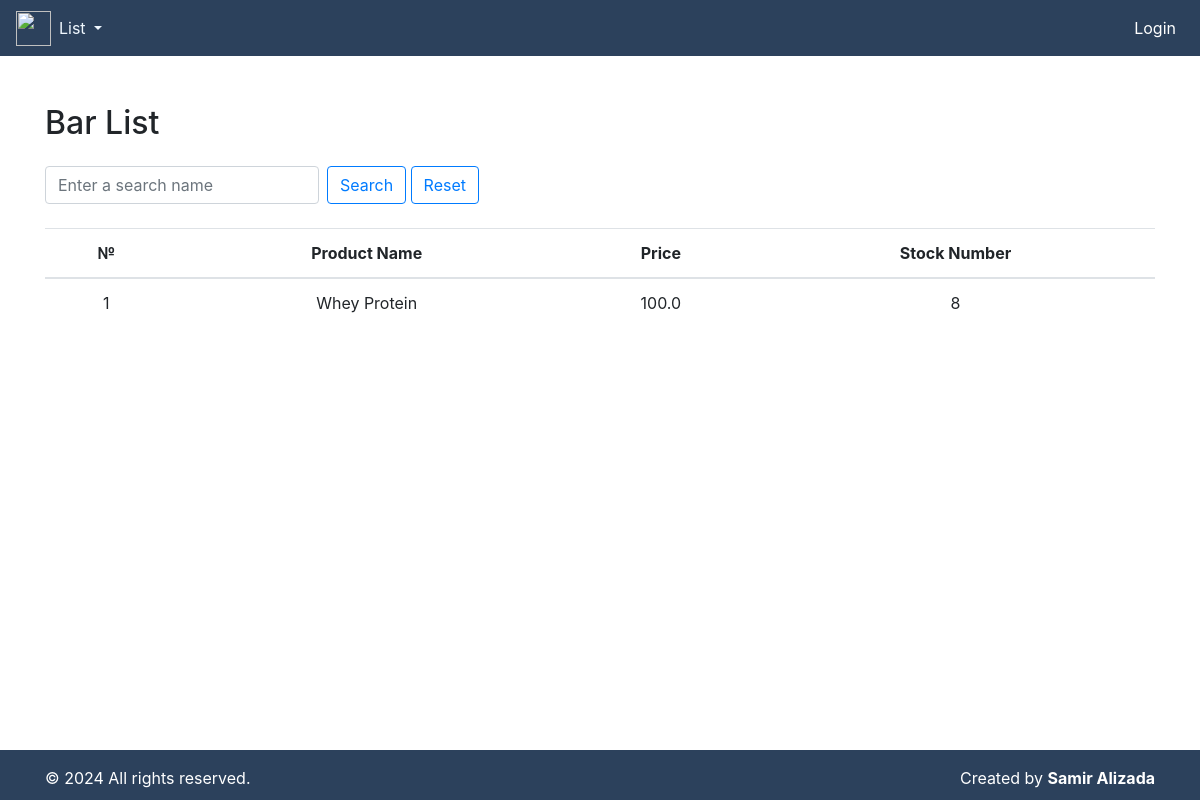
Page /bar-list/ on the earlier database version.
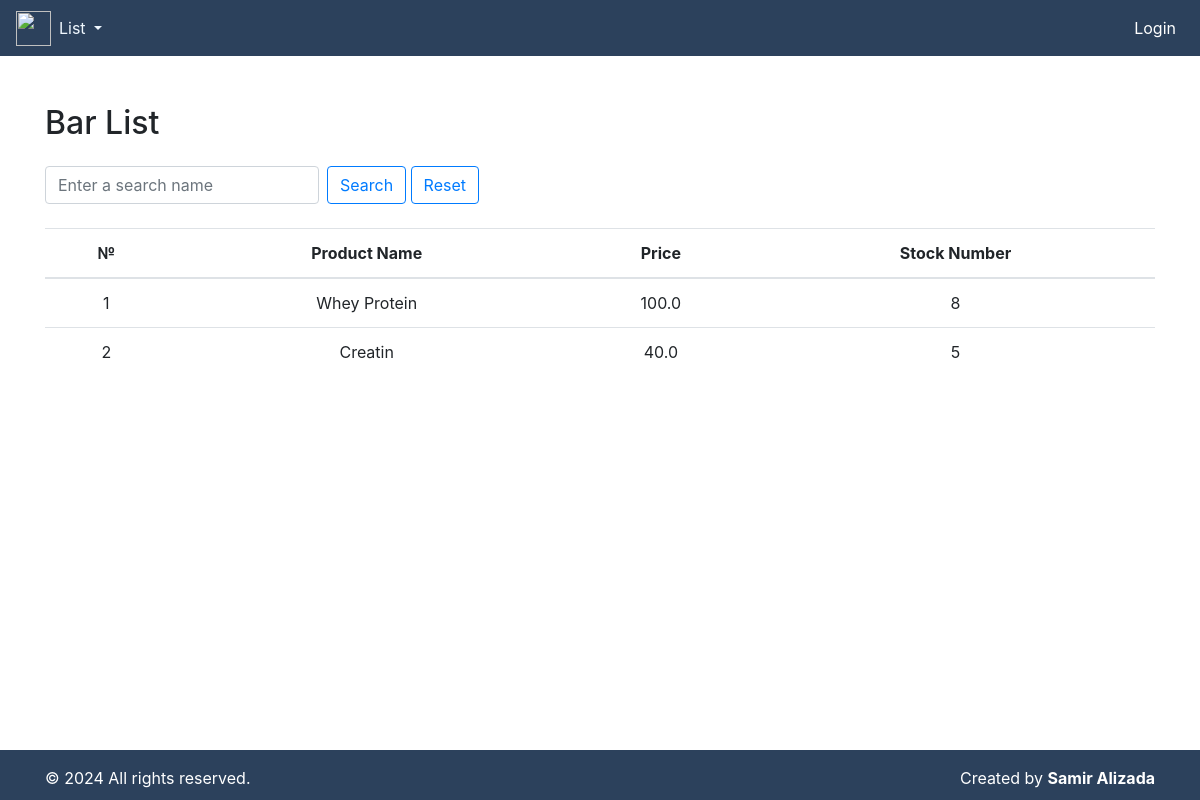
Same page on the later database version.
### fitness/models.py (models this page shows, shortened)
class Bar(models.Model):
    product_name = models.CharField(max_length=100)
    price = models.FloatField()
    stock_number = models.IntegerField()

### fitness/views.py (the view)
# urls.py: path('bar-list/', bar_list, name='bar_list'),
def bar_list(request):
    bars = Bar.objects.all()
    query = request.GET.get('q')
    if query:
        bars = bars.filter(product_name__icontains=query)
    return render(request, 'bar_list.html', {'bars': bars})

### templates/bar_list.html (shortened to what this page needs)
{% include "index.html" %}
{% block content %}
<div class="container mt-5">
    <h2 class="mb-4">Bar List</h2>
    <form method="GET" class="mb-3">
        <div class="form-inline mb-4">
            <input type="text" name="q" class="form-control mr-sm-2" placeholder="Enter a search name">
            <button class="btn btn-outline-primary my-2 my-sm-0" type="submit">Search</button>
            <a href="{% url 'bar_list' %}"><button class="btn btn-outline-primary my-2 my-sm-0" type="submit">Reset</button>
            </a>
        </div>
    </form>
    <table class="table text-center">
        <thead>
            <tr>
                <th scope="col">№</th>
                <th scope="col">Product Name</th>
                <th scope="col">Price</th>
                <th scope="col">Stock Number</th>
            </tr>
        </thead>
        <tbody>
            {% for bar in bars %}
            <tr>
                <td>{{ forloop.counter }}</td>
                <td>{{ bar.product_name }}</td>
                <td>{{ bar.price }}</td>
                <td>{{ bar.stock_number }}</td>
            </tr>
            {% endfor %}
        </tbody>
    </table>
</div>
{% endblock content %}

### templates/index.html (shortened to what this page needs)
<!DOCTYPE html>
<html lang="en">
    <head>
        <link rel="stylesheet" href="https://cdn.jsdelivr.net/npm/bootstrap@4.0.0/dist/css/bootstrap.min.css"
>
        <link href="https://cdn.jsdelivr.net/npm/select2@4.1.0-rc.0/dist/css/select2.min.css" rel="stylesheet" />
    </head>
    <body style="height: 100%; width: 100%;">
        {% include 'navbar.html' %}
        <footer class="footer mt-auto py-3 text-white">
            <div class="container">
                <div class="row">
                    <div class="col-md-6 text-left">
                        <span>
                            &copy; 2024 All rights reserved.
                        </span>
                    </div>
                    <div class="col-md-6 text-right">
                        <span>
                            Created by <strong>Samir Alizada</strong>
                        </span>
                    </div>
                </div>
            </div>
        </footer>
    </body>
</html>

### templates/navbar.html (shortened to what this page needs)
<!DOCTYPE html>
<html lang="en">
    <head>
        <link rel="stylesheet" href="https://cdn.jsdelivr.net/npm/bootstrap@4.0.0/dist/css/bootstrap.min.css"
>
        <link href="https://cdn.jsdelivr.net/npm/select2@4.1.0-rc.0/dist/css/select2.min.css" rel="stylesheet" />
    </head>
    <body>
        <nav class="navbar navbar-expand-lg navbar-light bg-dark">
            <a href="{% url 'student_list' %}"><img src="https://previews.123rf.com/images/bogadeva1983/bogadeva19832107/bogadeva1983210700005/171787253-fitness-club-or-gym-logo-emblem-fist-holds-barbell-and-inscription-gym-isolated-on-white-vector.jpg" alt="" style="height: 35px; width: 35px;"></a>
            <div class="collapse navbar-collapse" id="navbarNavDropdown">
                <ul class="navbar-nav">
                    <li class="nav-item dropdown">
                        <a class="nav-link dropdown-toggle" style="color: aliceblue;" href="#"
                            id="navbarDropdownMenuLink" data-toggle="dropdown" aria-haspopup="true"
                            aria-expanded="false">
                            List
                        </a>
                    </li>
                </ul>
                {% if user.is_authenticated %}
                <ul class="navbar-nav ml-auto">
                    <li class="nav-item dropdown">
                        <a class="nav-link dropdown-toggle" style="color: aliceblue;" href="#"
                            id="navbarDropdownMenuLinkk" data-toggle="dropdown" aria-haspopup="true"
                            aria-expanded="false">
                            Add
                        </a>
                        <div class="dropdown-menu" aria-labelledby="navbarDropdownMenuLink">
                            <a class="dropdown-item" href="{% url 'add_monthlypricing' %}">Month</a>
                            <a class="dropdown-item" href="{% url 'add_trainer' %}">Trainer</a>
                            <a class="dropdown-item" href="{% url 'add_student' %}">Student</a>
                            <a class="dropdown-item" href="{% url 'add_bar' %}">Bar Stock</a>
                            <a class="dropdown-item" href="{% url 'add_bar_sold' %}">Bar Sold</a>
                        </div>
                    </li>
                    <li class="nav-item dropdown">
                        <a class="nav-link dropdown-toggle" style="color: aliceblue;" href="#"
                            id="navbarDropdownMenuLinkkk" data-toggle="dropdown" aria-haspopup="true"
                            aria-expanded="false">
                            Panel
                        </a>
                        <div class="dropdown-menu" aria-labelledby="navbarDropdownMenuLink">
                            <a class="dropdown-item" href="{% url 'trainer_panel' %}">Trainer</a>
                            <a class="dropdown-item" href="{% url 'student_panel' %}">Student</a>
                            <a class="dropdown-item" href="{% url 'bar_panel' %}">Bar</a>
                            <a class="dropdown-item" href="{% url 'bar_sold_panel' %}">Bar Sold</a>
                            <a class="dropdown-item" href="{% url 'monthlypricing_panel' %}">Monthly Price</a>
                        </div>
                    </li>
                    <li class="nav-item">
                        <a class="nav-link" style="color: white;" href="{% url 'logout' %}">Logout</a>
                    </li>
                </ul>
                {% else %}
                <ul class="navbar-nav ml-auto">
                    <li class="nav-item">
                        <a class="nav-link" style="color: white;" href="{% url 'login' %}">Login</a>
                    </li>
                </ul>
                {% endif %}
            </div>
        </nav>
    </body>
</html>

### templates/index.html (style rules this page uses)
.footer { position: fixed; bottom: 0; width: 100%; background-color: rgb(44, 65, 92); color: white; text-align: center; padding: 10px 10; height: 50px; }

### templates/navbar.html (style rules this page uses)
.navbar { background-color: #2C415C !important; }

Differences in the rows shown:
added Bar: product_name "Creatin", price "40.0", stock_number "5"
